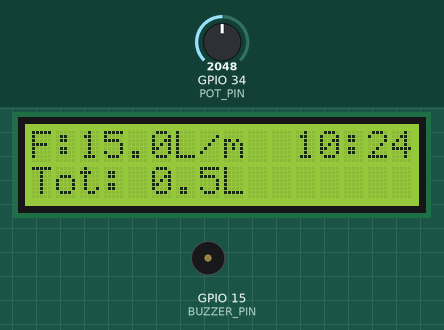
The sketch below on a simulated ESP32. On the bench: 16×2 character LCD, buzzer (waves = sounding, pin HIGH). Inputs (shaded band) come from the test bench; at power-on: GPIO 34 (POT_PIN) = 2048. The local clock reads 2024-03-15 10:24:30 at power-on unless the sketch sets it; what the sketch prints to the serial monitor is not drawn.

Above: at 3.2 s.
3.3 s: GPIO 34 (POT_PIN) set to 60
At 4.5 s:
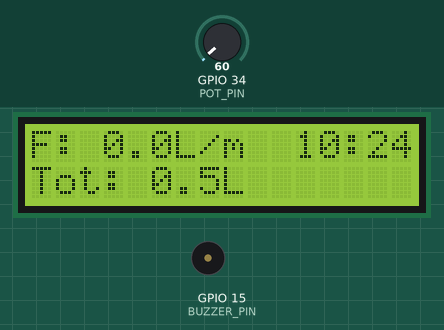
5.6 s: GPIO 34 (POT_PIN) set to 121
7.3 s: GPIO 34 (POT_PIN) set to 143
At 8.7 s:
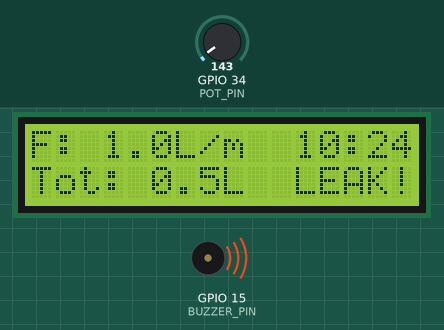
Timing chart, 0 to 10.3 s (numbered marks = the images above; inputs shaded):
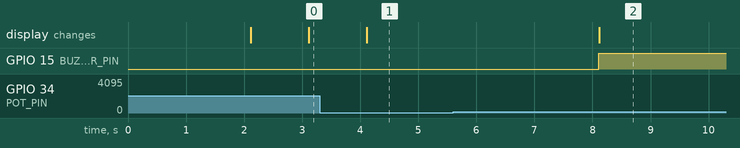

Measured:
- the behaviour switches between 136 and 137 on GPIO 34 (POT_PIN) (found by bisection; images 1 and 2)
- after the input at 5.6 s, every drawn part: stays the same
- after the input at 7.3 s, GPIO 15 (BUZZER_PIN): LOW → HIGH after 0.81 s; the display: changes after 0.82 s (image 2)

The sketch:

sketch.ino
```cpp
#include <Wire.h>
#include <LiquidCrystal_I2C.h>
#include "RTClib.h"

// --- Pins ---
#define POT_PIN 34       // Potentiometer Simulating Flow Sensor
#define BUZZER_PIN 15    // Alarm for leakage

// --- Objects ---
LiquidCrystal_I2C lcd(0x27, 16, 2);
RTC_DS1307 rtc;

// --- Variables ---
float flowRate = 0.0;
float totalLitres = 0.0;
unsigned long previousMillis = 0;
const long interval = 1000; // Update every second

void setup() {
  Serial.begin(115200);

  pinMode(POT_PIN, INPUT);
  pinMode(BUZZER_PIN, OUTPUT);

  // Initialize LCD
  lcd.init();
  lcd.backlight();
  lcd.setCursor(0, 0);
  lcd.print("AquaSense Init..");

  // Initialize RTC
  if (!rtc.begin()) {
    Serial.println("Couldn't find RTC");
  }
  if (!rtc.isrunning()) {
    rtc.adjust(DateTime(F(__DATE__), F(__TIME__)));
  }

  delay(2000);
  lcd.clear();
}

void loop() {
  unsigned long currentMillis = millis();

  if (currentMillis - previousMillis >= interval) {
    previousMillis = currentMillis;

    // --- 1. SIMULATE SENSOR WITH POTENTIOMETER ---
    // Read the analog value (0-4095)
    int potValue = analogRead(POT_PIN);

    // Map the analog value to a flow rate (e.g., 0 to 30 L/min)
    // We add a small deadzone (100) so it's easy to turn it "completely off"
    if (potValue > 100) {
       flowRate = map(potValue, 0, 4095, 0, 30);
    } else {
       flowRate = 0.0;
    }

    // --- 2. CALCULATE TOTAL LITRES ---
    // If flowRate is L/min, then flow in 1 second is (flowRate / 60)
    totalLitres += (flowRate / 60.0);

    // --- 3. GET TIME ---
    DateTime now = rtc.now();

    // --- 4. DISPLAY ON LCD ---
    lcd.setCursor(0, 0);
    lcd.print("F:");
    if (flowRate < 10) lcd.print(" ");
    lcd.print(flowRate, 1);
    lcd.print("L/m ");

    // Print time on top right
    lcd.setCursor(11, 0);
    if(now.hour() < 10) lcd.print('0');
    lcd.print(now.hour());
    lcd.print(':');
    if(now.minute() < 10) lcd.print('0');
    lcd.print(now.minute());

    lcd.setCursor(0, 1);
    lcd.print("Tot:");
    if (totalLitres < 10) lcd.print(" ");
    lcd.print(totalLitres, 1);
    lcd.print("L   ");

    // --- 5. SIMULATE LEAKAGE ALERT ---
    // For demo: if flow is very small but continuous, trigger buzzer
    if (flowRate > 0 && flowRate < 3) {
       digitalWrite(BUZZER_PIN, HIGH);
       lcd.setCursor(11, 1);
       lcd.print("LEAK!");
    } else {
       digitalWrite(BUZZER_PIN, LOW);
       lcd.setCursor(11, 1);
       lcd.print("     "); // Clear leak text
    }

    // --- 6. SERIAL OUTPUT FOR CLOUD SIMULATION ---
    Serial.print("Time: ");
    if(now.hour() < 10) Serial.print('0'); Serial.print(now.hour()); Serial.print(':');
    if(now.minute() < 10) Serial.print('0'); Serial.print(now.minute()); Serial.print(':');
    if(now.second() < 10) Serial.print('0'); Serial.print(now.second());
    Serial.print(" | Flow: "); Serial.print(flowRate);
    Serial.print(" L/min | Total: "); Serial.print(totalLitres);
    Serial.println(" L");
  }
}
```
